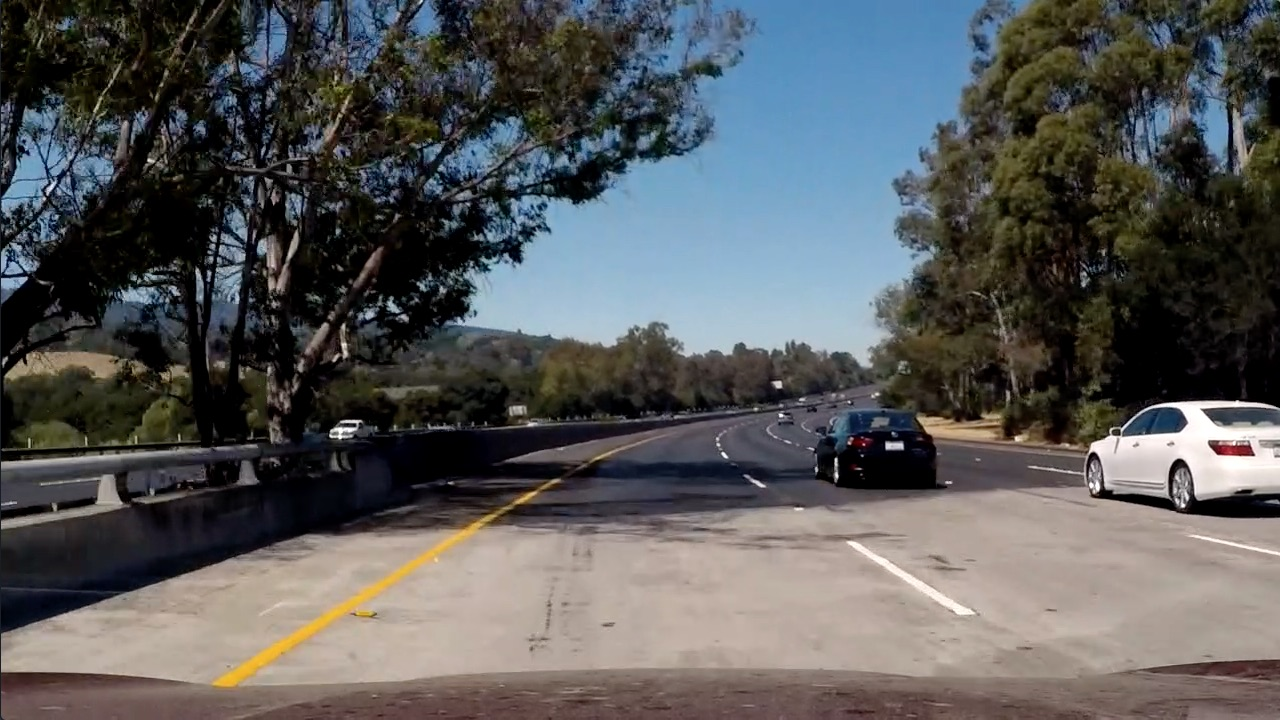
#> input picture data_input/test_images/test5.jpg, 1280 x 720 px, found by its file name
$ python main.py
#> lines starting #> are read from the running program, lines starting #| are printed output that depends on the picture
### Phase_1/edge_detection.py
import sys
import cv2 as cv
import numpy as np
import glob

def gaussian_blur(img, kernel_size):
    return cv.gaussian_blur(img, (kernel_size, kernel_size), 0)


def grayscale(img):
    # returning the saturation part only (could by L)
    #gray = cv.cvtColor(img, cv.COLOR_RGB2GRAY)
    hls = cv.cvtColor(img, cv.COLOR_RGB2HLS)
    h = hls[:, :, 0]
    l = hls[:, :, 1]
    s = hls[:, :, 2]
    return s


# [6 lines left out: function threshold, not called in this run]


def canny(img):
    img = grayscale(img)
    #img = cv.GaussianBlur(img, (5, 5), 0)
    img = cv.Canny(img, 150, 200,  L2gradient = True)
    return img


def lane_line_markings(img):
    src = np.float32(
        [
            (572, 454),  # Top-left corner
            (250, 660),  # Bottom-left corner
            (1100, 684),  # Bottom-right corner
            (734, 454)  # Top-right corner
        ])

    detected_plot = cv.polylines(np.copy(img), np.int32([
        src]), True, (147, 20, 255), 3)

    return detected_plot

### Phase_1/bird_eye.py
import sys
import cv2 as cv
import numpy as np
import matplotlib.pyplot as plt
import matplotlib.image as mpimg
import glob
from edge_detection import *


def warp(img):
    img_size = (img.shape[1], img.shape[0])  # width, height
    width = img.shape[1]
    height = img.shape[0]
    padding = int(0.25 * width)
    src = np.float32(
        [
            (572, 454),  # Top-left corner
            (250, 660),  # Bottom-left corner
            (1100, 684),  # Bottom-right corner
            (734, 454)  # Top-right corner
        ])

    dst = np.float32(
        [
            [padding,0],                # Top-left corner
            [padding,height],           # Bottom-left corner
            [width - padding, height],   # Bottom-right corner#
            [width - padding, 0]        # Top-right corner
        ])

    M = cv.getPerspectiveTransform(src, dst)
    Minv = cv.getPerspectiveTransform(dst, src)

    binary_warped = cv.warpPerspective(img, M, img_size, flags=cv.INTER_LINEAR)

    return  binary_warped, Minv


def get_histogram(binary_warped):
    histogram = np.sum(binary_warped[int(binary_warped.shape[0]//2):, :], axis=0)
    return histogram


def final_bird(img):

    warped, Minv = warp(img)

    histogram = get_histogram(warped)


    return warped, histogram

def bird_view_markings(img):
    width = img.shape[1]
    height = img.shape[0]
    padding = int(0.25 * width)

    dst = np.float32(
        [
            [padding,0],                # Top-left corner
            [padding,height],           # Bottom-left corner
            [width - padding, height],   # Bottom-right corner#
            [width - padding, 0]        # Top-right corner
        ])

    detected_plot = cv.polylines(np.copy(img), np.int32([
        dst]), True, (147, 20, 255), 3)

    return detected_plot

### Phase_1/main.py
#!/usr/bin/python

import sys
import cv2 as cv
import numpy as np
import glob
import matplotlib.pyplot as plt
from edge_detection import *
from bird_eye import *
from window import *


def main():
    image = cv.imread("project_data/test_images/test5.jpg")
#> image is the input picture: shape (720, 1280, 3); mean B, G, R 89.8, 89.3, 88.5
    img_cpy = np.copy(image)
   # print(np.array(img_cpy))

    #first

    plt.imshow(lane_line_markings(np.copy(img_cpy)))
    plt.show()

    #second
    out = canny(img_cpy)
#> in grayscale, `h = hls[:, :, 0]`:
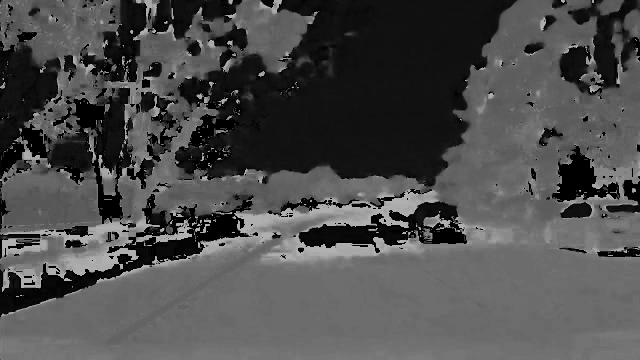
#> h: shape (720, 1280) (shown at 1/2 size); min 0, max 179, mean 76.7
#> in grayscale, `s = hls[:, :, 2]`:
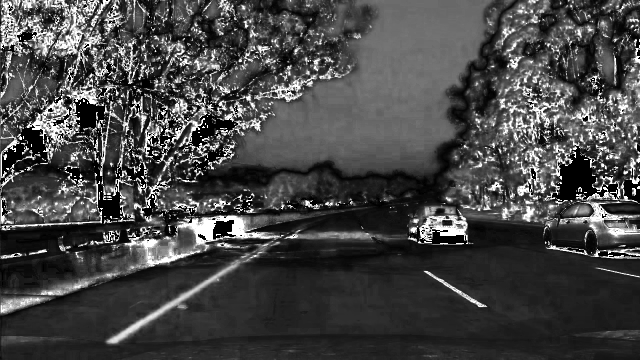
#> s: shape (720, 1280) (shown at 1/2 size); min 0, max 255, mean 70.1
#> in canny, `img = cv.Canny(img, 150, 200,  L2gradient = True)`:
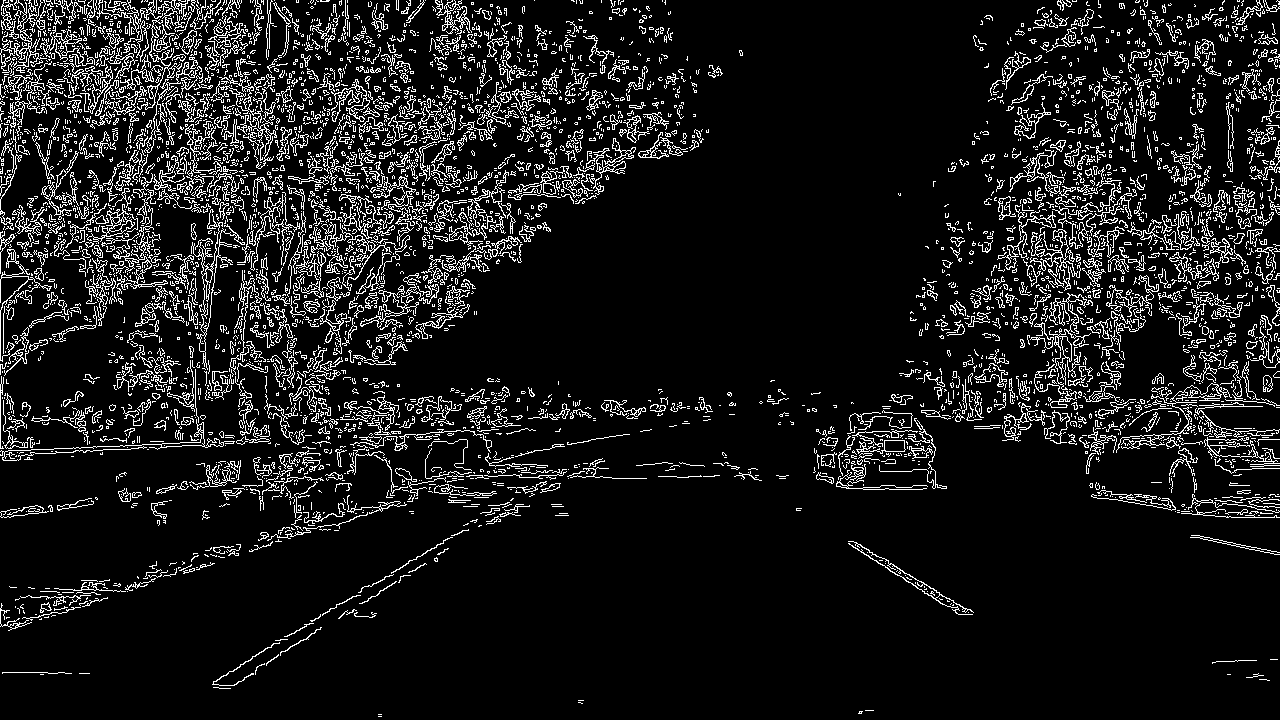
#> img: shape (720, 1280); 9.9% white in thin lines or dots
    plt.imshow(out, cmap = "gray")
    plt.show()


    #third
    out2, histogram = final_bird(out)
#> in warp, `binary_warped = cv.warpPerspective(img, M, img_size, flags=cv.INTER_LI..`:
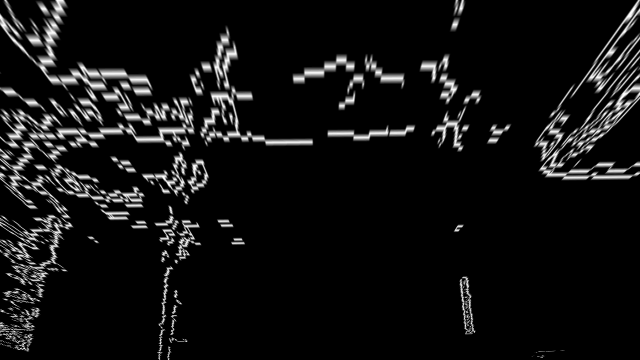
#> binary_warped: shape (720, 1280) (shown at 1/2 size); min 0, max 255, mean 17.4
#> in final_bird, `warped, Minv = warp(img)`: Minv = [[0.227, -0.718, 493.5], [-0.0146, -0.443, 454], [-3.22e-05, -0.0011, 1]]
#> in get_histogram, `histogram = np.sum(binary_warped[int(binary_warped.shape[0]//2):, :], ..`: histogram = 1280 values, max 21642 at index 55, min 0 at index 418, mean 2952.1
    plt.imshow(out2, cmap = "gray")
    plt.show()

    #forth
    plt.imshow(bird_view_markings(np.copy(out2)), cmap="gray")
    plt.show()

    #fifth
    plt.plot(histogram)
    plt.show()
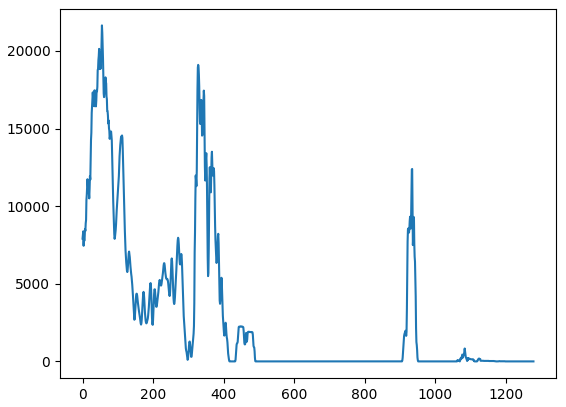
#> figure drawn by matplotlib, 1 panel; curve peaks at x = 55, y = 21642
    #usage: type(vid/img) PATH(relative or absolute)
    """ try:
        type_ = sys.argv[1]
        path = sys.argv[2]
        stages = int(sys.argv[3])
    except:
        if(len(sys.argv) < 4):
            print("USAGE:python3 main.py type(vid/img) PATH <stageNO(1..5)>")
            return 1


    if(type_ == "vid"):
        cv.waitKey(0)
        capture = cv.VideoCapture(path)


        istrue, frame = capture.read()      #istrue = true if there is a frame

        while istrue:
            if (stages == 1):
                output_img = canny(frame)
            elif(stages==2):
                output_img = canny(frame)
                warped,histogram = final_bird(output_img)
                ploty,left_fitx,right_fitx, left_fit, right_fit,out_img = slide_window(warped, histogram)
                out_img = warped     #only for temp view
            #elif (stages==3):
                ##TODO:: lane detection on the straight lane
           # elif(stages==4):
                ##TODO:: show lane detection + vehicle position + curvature radius


            cv.imshow('Output_Video',warped)
            istrue, frame = capture.read()      #istrue = true if there is a frame
            if  cv.waitKey(20) & 0xFF == ord('e'):    #exit = e
                break


    elif (type_ == "img"):
        img = cv.imread(path)
        img = canny(img)
        output_img,histogram = final_bird(img)
        cv.imshow('Output Image',output_img)
        cv.waitKey(0)
 """


if __name__== "__main__":
    main()

$ run again, with data_input/test_images/test1.jpg copied over data_input/test_images/test5.jpg
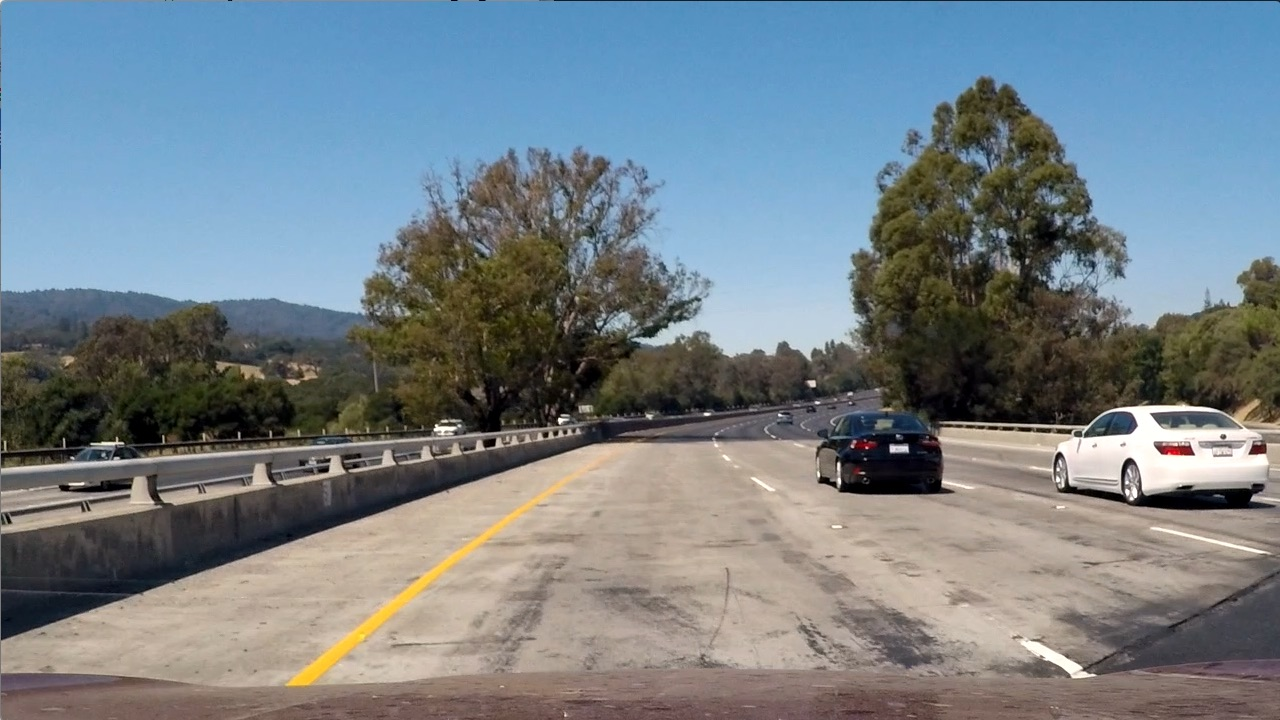
#> input picture data_input/test_images/test1.jpg, 1280 x 720 px, found by its file name
#> in main, image is the input picture: shape (720, 1280, 3); mean B, G, R 135.5, 128.7, 117.5
#> hls: shape (720, 1280, 3); mean of channels 0, 1, 2 68.1, 126.7, 74.4
#> in canny, `img = cv.Canny(img, 150, 200,  L2gradient = True)`:
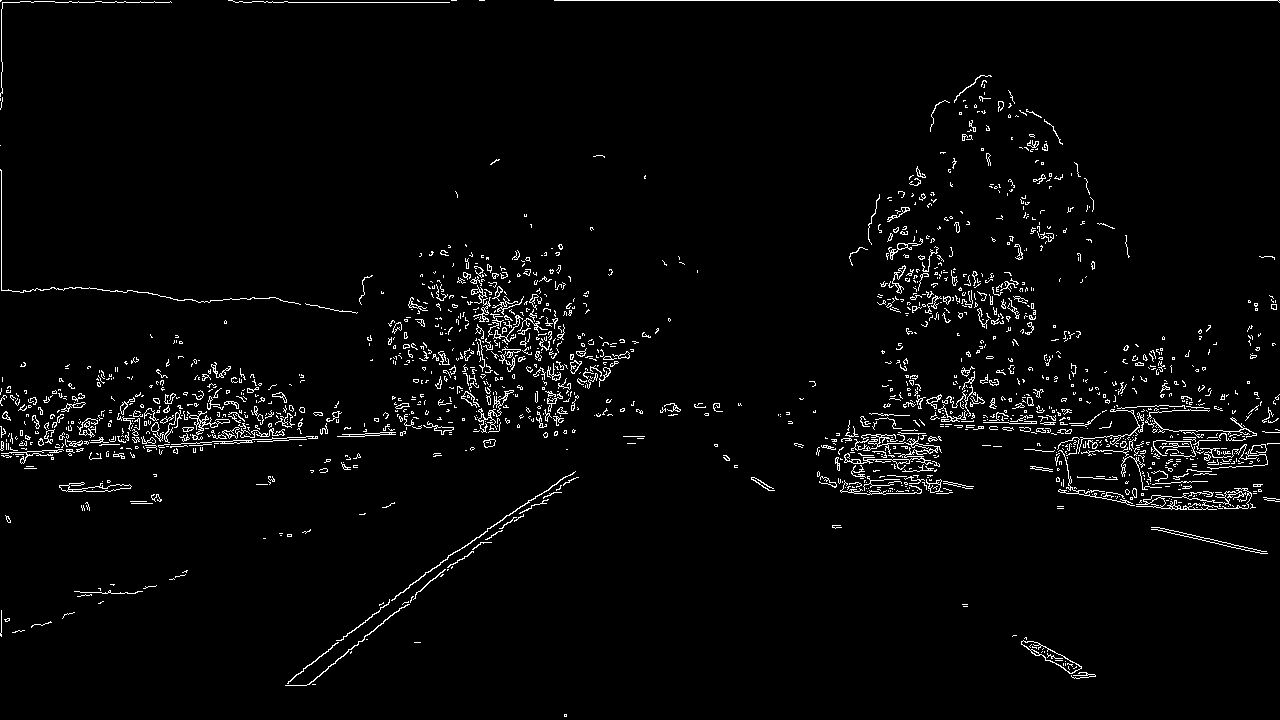
#> img: shape (720, 1280); 3% white in thin lines or dots
#> in final_bird, `warped, Minv = warp(img)`: Minv = [[0.227, -0.718, 493.5], [-0.0146, -0.443, 454], [-3.22e-05, -0.0011, 1]]
#> in get_histogram, `histogram = np.sum(binary_warped[int(binary_warped.shape[0]//2):, :], ..`: histogram = 1280 values, max 28666 at index 390, min 0 at index 120, mean 1196.1
#> in main, `plt.show()`:
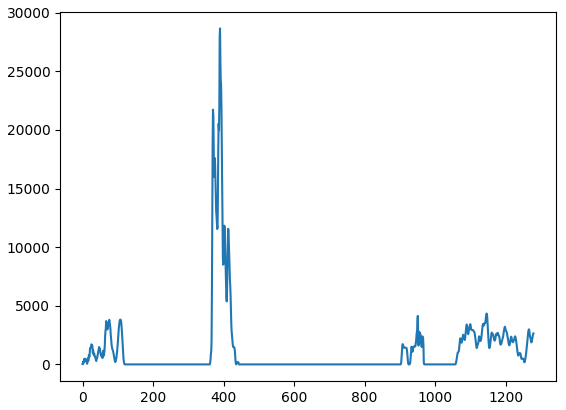
#> figure drawn by matplotlib, 1 panel; curve peaks at x = 390, y = 28666

$ run again, with data_input/test_images/test2.jpg copied over data_input/test_images/test5.jpg
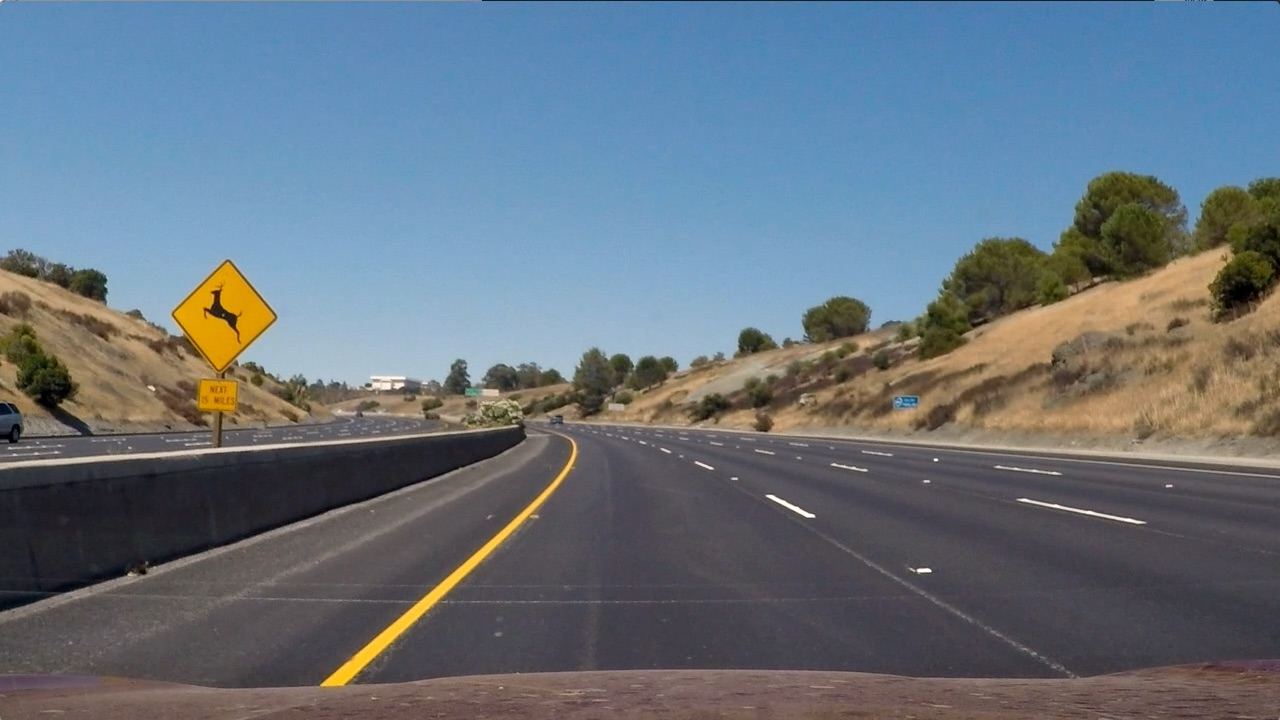
#> input picture data_input/test_images/test2.jpg, 1280 x 720 px, found by its file name
#> in main, image is the input picture: shape (720, 1280, 3); mean B, G, R 125.5, 114.6, 102.8
#> hls: shape (720, 1280, 3); mean of channels 0, 1, 2 78.2, 113.9, 64.8
#> in canny, `img = cv.Canny(img, 150, 200,  L2gradient = True)`:
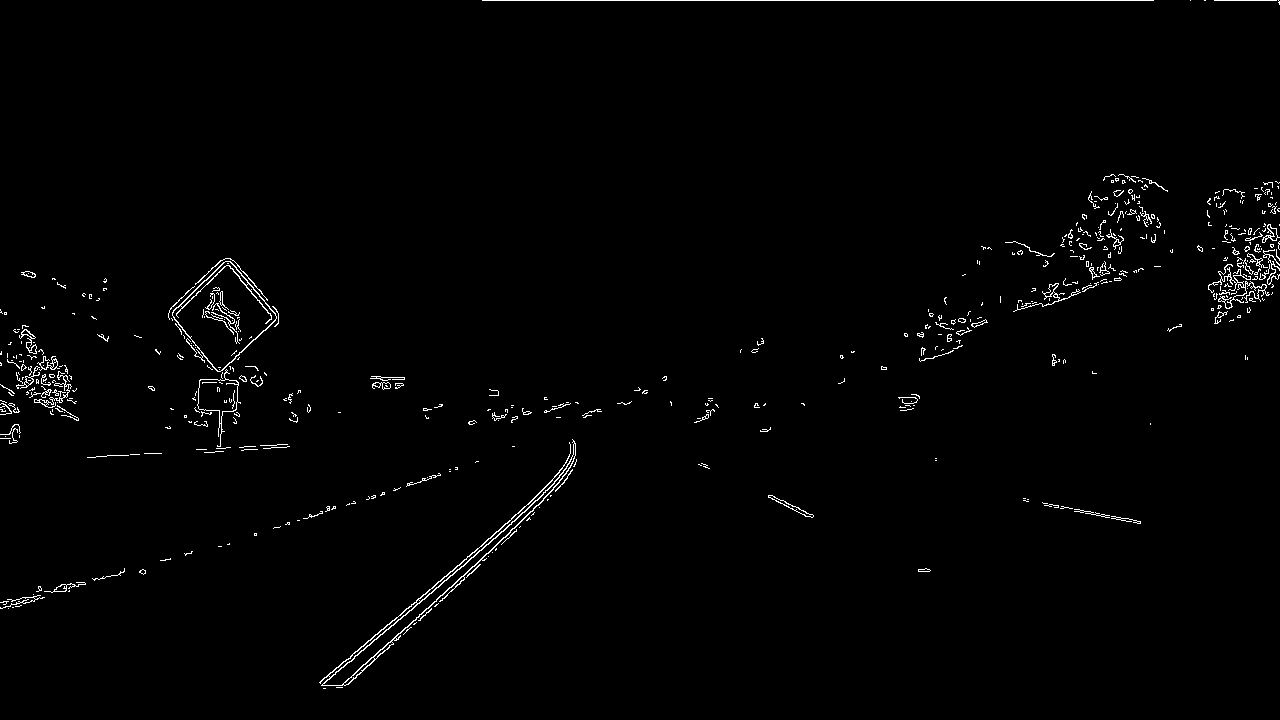
#> img: shape (720, 1280); 1.2% white in thin lines or dots
#> in final_bird, `warped, Minv = warp(img)`: Minv = [[0.227, -0.718, 493.5], [-0.0146, -0.443, 454], [-3.22e-05, -0.0011, 1]]
#> in get_histogram, `histogram = np.sum(binary_warped[int(binary_warped.shape[0]//2):, :], ..`: histogram = 1280 values, max 52400 at index 401, min 0 at index 42, mean 1268.3
#> in main, `plt.show()`:
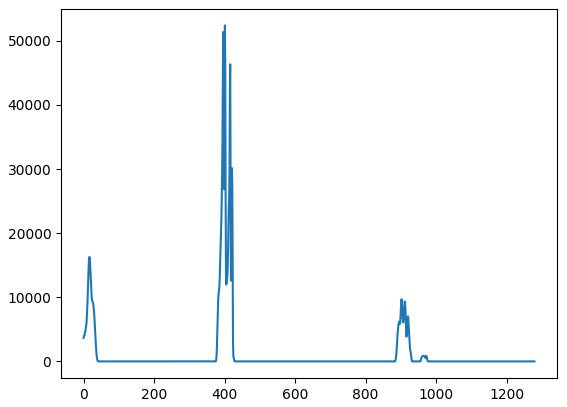
#> figure drawn by matplotlib, 1 panel; curve peaks at x = 401, y = 52400
